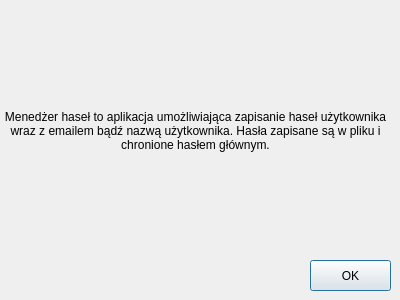
<?xml version="1.0" encoding="UTF-8"?>
<ui version="4.0">
 <class>about_application</class>
 <widget class="QDialog" name="about_application">
  <property name="geometry">
   <rect>
    <x>0</x>
    <y>0</y>
    <width>400</width>
    <height>300</height>
   </rect>
  </property>
  <property name="windowTitle">
   <string>O aplikacji</string>
  </property>
  <widget class="QLabel" name="label">
   <property name="geometry">
    <rect>
     <x>0</x>
     <y>10</y>
     <width>391</width>
     <height>241</height>
    </rect>
   </property>
   <property name="text">
    <string>Menedżer haseł to aplikacja umożliwiająca zapisanie haseł użytkownika wraz z emailem bądź nazwą użytkownika. Hasła zapisane są w pliku i chronione hasłem głównym.</string>
   </property>
   <property name="textFormat">
    <enum>Qt::AutoText</enum>
   </property>
   <property name="alignment">
    <set>Qt::AlignCenter</set>
   </property>
   <property name="wordWrap">
    <bool>true</bool>
   </property>
  </widget>
  <widget class="QPushButton" name="ok_button">
   <property name="geometry">
    <rect>
     <x>310</x>
     <y>260</y>
     <width>81</width>
     <height>31</height>
    </rect>
   </property>
   <property name="text">
    <string>OK</string>
   </property>
  </widget>
 </widget>
 <resources/>
 <connections/>
</ui>
